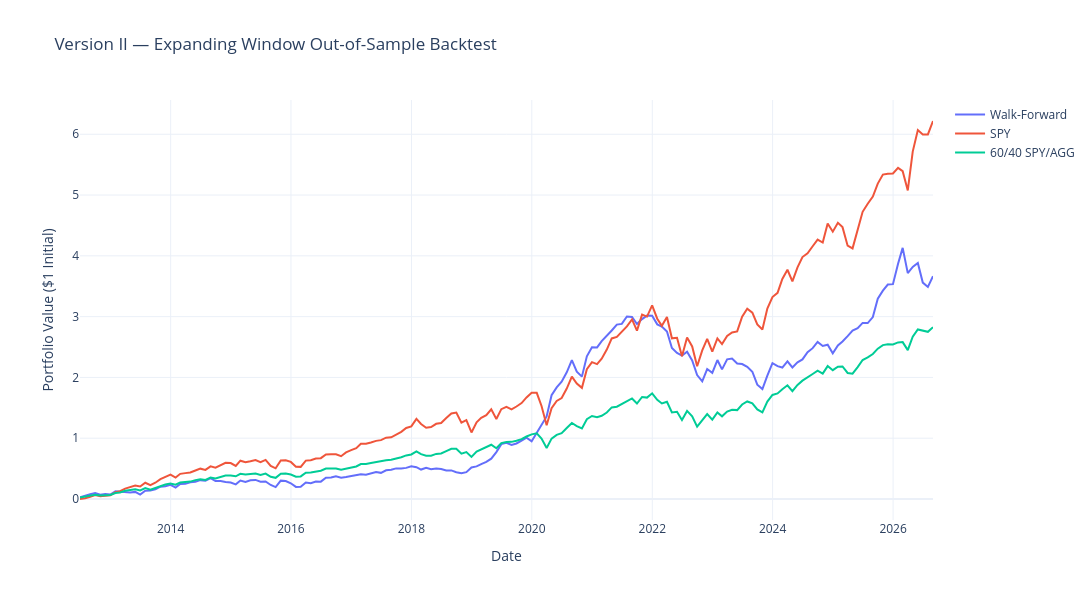
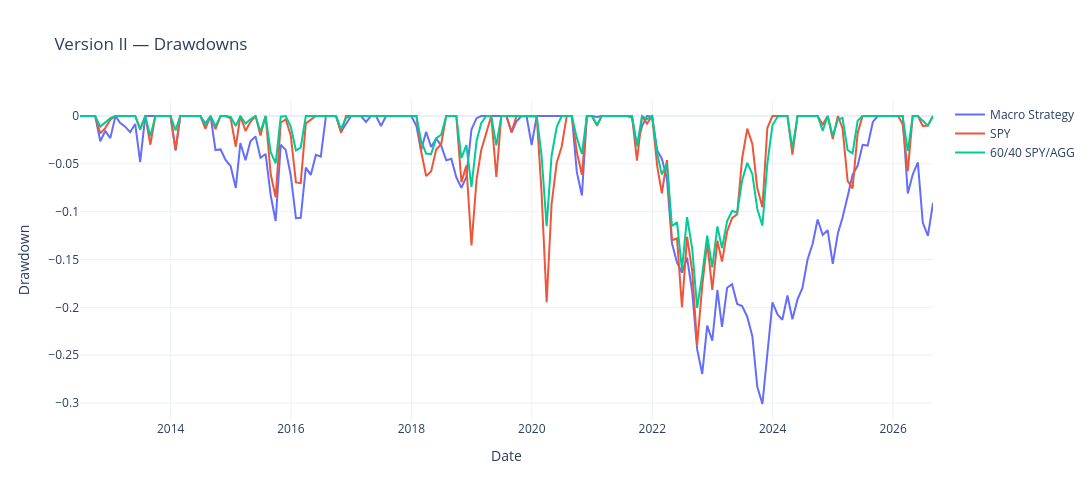
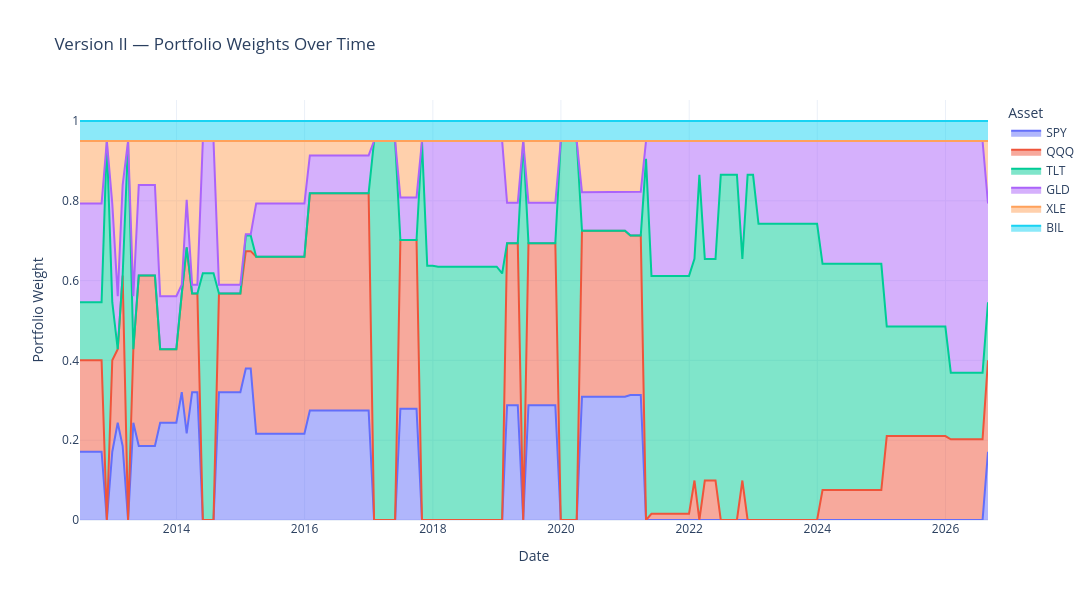

These figures' notebook cell, in order:
### Code cell
perf_v2 = pd.DataFrame([
    performance_summary(wf_portfolio_return, monthly_returns["BIL"], "Macro Strategy (Expanding Window)"),
    performance_summary(spy_eval_returns, monthly_returns["BIL"], "SPY Buy & Hold"),
    performance_summary(sixty_forty_eval_return, monthly_returns["BIL"], "60/40 SPY/AGG")
])
print("\nPerformance Summary — Version II (Expanding Window):")
print(perf_v2.round(4))

regime_returns_v2 = pd.DataFrame(index=wf_portfolio_return.index)
regime_returns_v2["Strategy Return"] = wf_portfolio_return
regime_returns_v2["SPY_Return"] = spy_eval_returns
regime_returns_v2["60/40 Return"] = sixty_forty_eval_return
regime_returns_v2["regime"] = macro["regime"]

regime_perf_v2 = regime_returns_v2.groupby("regime")[["Strategy Return", "SPY_Return", "60/40 Return"]].apply(
    lambda g: g.apply(geo_annualize)
)
print("\nAnnualized Returns by Regime — Version II:")
print(regime_perf_v2)

fig = go.Figure()
fig.add_trace(go.Scatter(x=wf_cumulative_return.index, y=wf_cumulative_return, mode="lines", name="Walk-Forward"))
fig.add_trace(go.Scatter(x=spy_cumulative_return_wf.index, y=spy_cumulative_return_wf, mode="lines", name="SPY"))
fig.add_trace(go.Scatter(x=sixty_forty_cumulative_return.index, y=sixty_forty_cumulative_return, mode="lines", name="60/40 SPY/AGG"))

fig.update_layout(
    title="Version II — Expanding Window Out-of-Sample Backtest",
    xaxis_title="Date", yaxis_title="Portfolio Value ($1 Initial)",
    template="plotly_white", width=1100, height=600
)
fig.show()

dd_strategy_v2 = drawdown_series(wf_cumulative_return)
dd_spy_v2 = drawdown_series(spy_cumulative_return_wf)
dd_sixty_forty_v2 = drawdown_series(sixty_forty_cumulative_return)

fig = go.Figure()
fig.add_trace(go.Scatter(x=dd_strategy_v2.index, y=dd_strategy_v2, mode="lines", name="Macro Strategy"))
fig.add_trace(go.Scatter(x=dd_spy_v2.index, y=dd_spy_v2, mode="lines", name="SPY"))
fig.add_trace(go.Scatter(x=dd_sixty_forty_v2.index, y=dd_sixty_forty_v2, mode="lines", name="60/40 SPY/AGG"))
fig.update_layout(
    title="Version II — Drawdowns",
    xaxis_title="Date", yaxis_title="Drawdown",
    template="plotly_white", width=1100, height=500
)
fig.show()

weights_long_v2 = test_weights_wf.reset_index(names="Date").melt(id_vars="Date", var_name="Asset", value_name="Weight")
fig = px.area(weights_long_v2, x="Date", y="Weight", color="Asset", title="Version II — Portfolio Weights Over Time")
fig.update_layout(template="plotly_white", width=1100, height=600, yaxis_title="Portfolio Weight")
fig.show()

### Figure 1 — Plotly figure (JSON) as saved in the notebook; plotly's stock layout.template omitted (floating-point values rounded to 4 significant figures; data arrays with more than 128 entries replaced by an {"elided": "..."} marker saying what was removed)
{"data": [{"mode": "lines", "name": "Walk-Forward", "type": "scatter", "x": {"elided": "171 str values"}, "y": {"elided": "171 float values"}}, {"mode": "lines", "name": "SPY", "type": "scatter", "x": {"elided": "171 str values"}, "y": {"elided": "171 float values"}}, {"mode": "lines", "name": "60/40 SPY/AGG", "type": "scatter", "x": {"elided": "171 str values"}, "y": {"elided": "171 float values"}}], "layout": {"height": 600, "title": {"text": "Version II — Expanding Window Out-of-Sample Backtest"}, "width": 1100, "xaxis": {"title": {"text": "Date"}}, "yaxis": {"title": {"text": "Portfolio Value ($1 Initial)"}}}}

### Figure 2 — Plotly figure (JSON) as saved in the notebook; plotly's stock layout.template omitted (floating-point values rounded to 4 significant figures; data arrays with more than 128 entries replaced by an {"elided": "..."} marker saying what was removed)
{"data": [{"mode": "lines", "name": "Macro Strategy", "type": "scatter", "x": {"elided": "171 str values"}, "y": {"elided": "171 float values"}}, {"mode": "lines", "name": "SPY", "type": "scatter", "x": {"elided": "171 str values"}, "y": {"elided": "171 float values"}}, {"mode": "lines", "name": "60/40 SPY/AGG", "type": "scatter", "x": {"elided": "171 str values"}, "y": {"elided": "171 float values"}}], "layout": {"height": 500, "title": {"text": "Version II — Drawdowns"}, "width": 1100, "xaxis": {"title": {"text": "Date"}}, "yaxis": {"title": {"text": "Drawdown"}}}}

### Figure 3 — Plotly figure (JSON) as saved in the notebook; plotly's stock layout.template omitted (floating-point values rounded to 4 significant figures; data arrays with more than 128 entries replaced by an {"elided": "..."} marker saying what was removed)
{"data": [{"fillpattern": {"shape": ""}, "hovertemplate": "Asset=SPY<br>Date=%{x}<br>Weight=%{y}<extra></extra>", "legendgroup": "SPY", "line": {"color": "#636efa"}, "marker": {"symbol": "circle"}, "mode": "lines", "name": "SPY", "orientation": "v", "showlegend": true, "stackgroup": "1", "type": "scatter", "x": {"elided": "171 str values"}, "xaxis": "x", "y": {"elided": "171 float values"}, "yaxis": "y"}, {"fillpattern": {"shape": ""}, "hovertemplate": "Asset=QQQ<br>Date=%{x}<br>Weight=%{y}<extra></extra>", "legendgroup": "QQQ", "line": {"color": "#EF553B"}, "marker": {"symbol": "circle"}, "mode": "lines", "name": "QQQ", "orientation": "v", "showlegend": true, "stackgroup": "1", "type": "scatter", "x": {"elided": "171 str values"}, "xaxis": "x", "y": {"elided": "171 float values"}, "yaxis": "y"}, {"fillpattern": {"shape": ""}, "hovertemplate": "Asset=TLT<br>Date=%{x}<br>Weight=%{y}<extra></extra>", "legendgroup": "TLT", "line": {"color": "#00cc96"}, "marker": {"symbol": "circle"}, "mode": "lines", "name": "TLT", "orientation": "v", "showlegend": true, "stackgroup": "1", "type": "scatter", "x": {"elided": "171 str values"}, "xaxis": "x", "y": {"elided": "171 float values"}, "yaxis": "y"}, {"fillpattern": {"shape": ""}, "hovertemplate": "Asset=GLD<br>Date=%{x}<br>Weight=%{y}<extra></extra>", "legendgroup": "GLD", "line": {"color": "#ab63fa"}, "marker": {"symbol": "circle"}, "mode": "lines", "name": "GLD", "orientation": "v", "showlegend": true, "stackgroup": "1", "type": "scatter", "x": {"elided": "171 str values"}, "xaxis": "x", "y": {"elided": "171 float values"}, "yaxis": "y"}, {"fillpattern": {"shape": ""}, "hovertemplate": "Asset=XLE<br>Date=%{x}<br>Weight=%{y}<extra></extra>", "legendgroup": "XLE", "line": {"color": "#FFA15A"}, "marker": {"symbol": "circle"}, "mode": "lines", "name": "XLE", "orientation": "v", "showlegend": true, "stackgroup": "1", "type": "scatter", "x": {"elided": "171 str values"}, "xaxis": "x", "y": {"elided": "171 float values"}, "yaxis": "y"}, {"fillpattern": {"shape": ""}, "hovertemplate": "Asset=BIL<br>Date=%{x}<br>Weight=%{y}<extra></extra>", "legendgroup": "BIL", "line": {"color": "#19d3f3"}, "marker": {"symbol": "circle"}, "mode": "lines", "name": "BIL", "orientation": "v", "showlegend": true, "stackgroup": "1", "type": "scatter", "x": {"elided": "171 str values"}, "xaxis": "x", "y": {"elided": "171 float values"}, "yaxis": "y"}], "layout": {"height": 600, "legend": {"title": {"text": "Asset"}, "tracegroupgap": 0}, "title": {"text": "Version II — Portfolio Weights Over Time"}, "width": 1100, "xaxis": {"anchor": "y", "domain": [0, 1], "title": {"text": "Date"}}, "yaxis": {"anchor": "x", "domain": [0, 1], "title": {"text": "Portfolio Weight"}}}}
